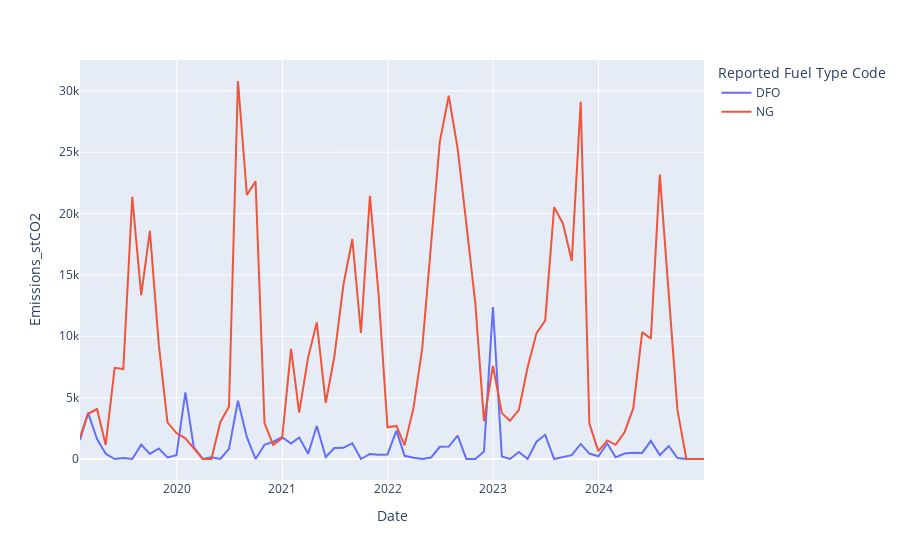

Notebook code for this chart:
### Code cell
px.line(rggi_or_pjm_capacity.reset_index().query('`Plant Id`==1556'),x='Date',y='Emissions_stCO2',color='Reported\nFuel Type Code')
